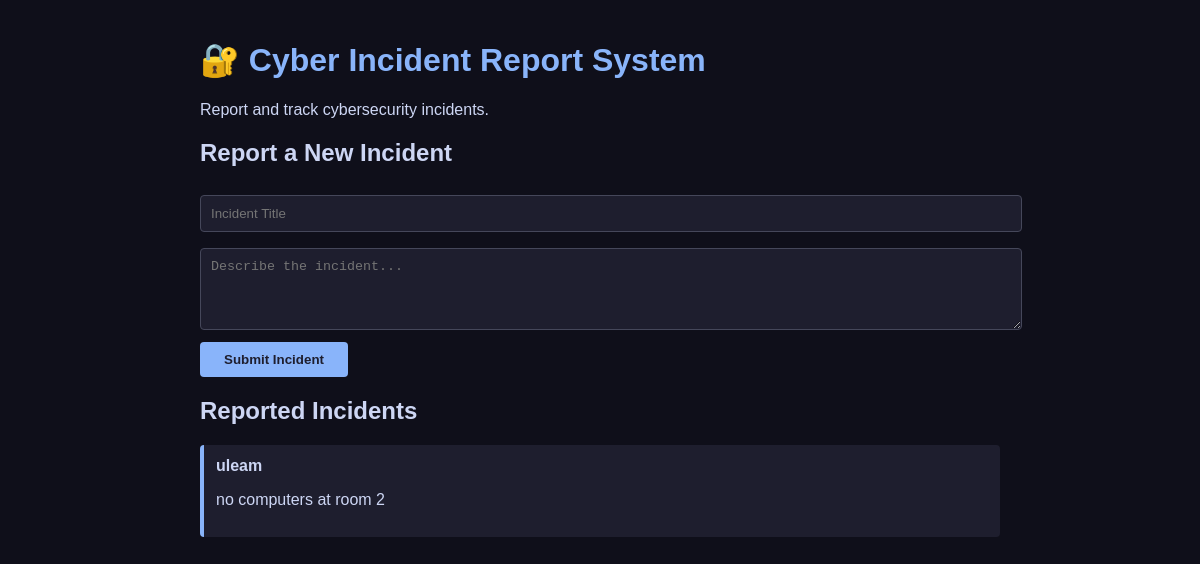
Before: / with the older database file.
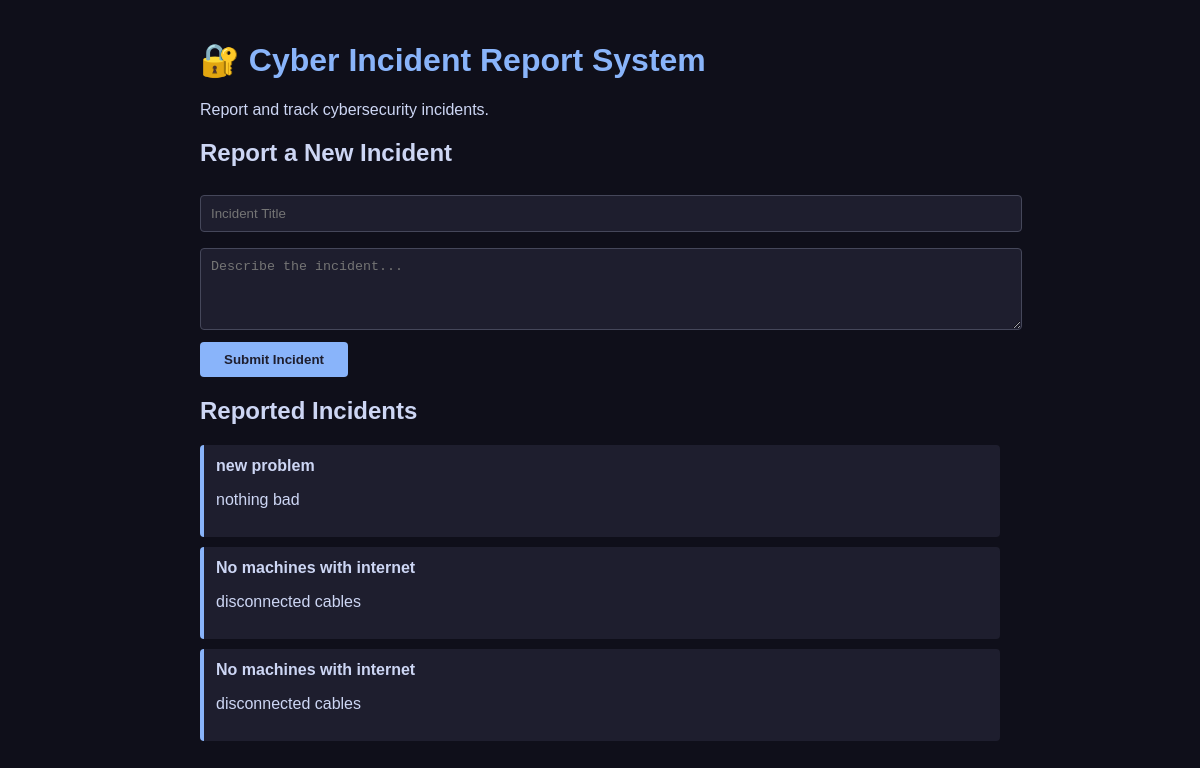
After: the same page with the newer database file.
### incidents/models.py (models this page shows, shortened)
class Incident(models.Model):
    title = models.CharField(max_length=200)
    description = models.TextField()
    reported_at = models.DateTimeField(auto_now_add=True)
    class Meta:
        ordering = ['-reported_at']

### incidents/views.py (the view)
# urls.py: 2. Add a URL to urlpatterns:  path('', views.home, name='home')
def home(request):
    if request.method == 'POST':
        title = request.POST.get('title',"").strip()
        description = request.POST.get('description',"").strip()
        if title and description:
            Incident.objects.create(title=title, description=description)
        return redirect('home')
    incidents = Incident.objects.all()
    return render(request, 'incidents/home.html', {'incidents': incidents})

### incidents/templates/incidents/home.html (shortened to what this page needs)
<!DOCTYPE html>
<html lang='en'>
<head>
</head>
<body>
    <h1>🔐 Cyber Incident Report System</h1>
    <p>Report and track cybersecurity incidents.</p>
    <h2>Report a New Incident</h2>
    <form method='POST'>
        <input type='text' name='title' placeholder='Incident Title' required>
        <textarea name='description' rows='4' placeholder='Describe the incident...' required></textarea>
        <button type='submit'>Submit Incident</button>
    </form>
    <h2>Reported Incidents</h2>
    {% for incident in incidents %}
        <div class='incident-card'>
            <strong>{{ incident.title }}</strong>
            <p>{{ incident.description }}</p>
        </div>
    {% empty %}
        <p>No incidents reported yet.</p>
    {% endfor %}
</body>
</html>

### incidents/templates/incidents/home.html (style rules this page uses)
body { font-family: Arial, sans-serif; max-width: 800px; margin: 0 auto; padding: 20px; background: #0f0f1a; color: #cdd6f4; }
h1 { color: #89b4fa; }
input, textarea { width: 100%; padding: 10px; margin: 8px 0; background: #1e1e2e; color: #cdd6f4; border: 1px solid #45475a; border-radius: 4px; }
button { background: #89b4fa; color: #1e1e2e; padding: 10px 24px; border: none; border-radius: 4px; cursor: pointer; font-weight: bold; }
.incident-card { background: #1e1e2e; border-left: 4px solid #89b4fa; padding: 12px; margin: 10px 0; border-radius: 4px; }

Changed rows visible on the page:
removed Incident: title "uleam", description "no computers at room 2"
added Incident: title "new problem", description "nothing bad"
added Incident: title "No machines with internet", description "disconnected cables"
added Incident: title "No machines with internet", description "disconnected cables"
